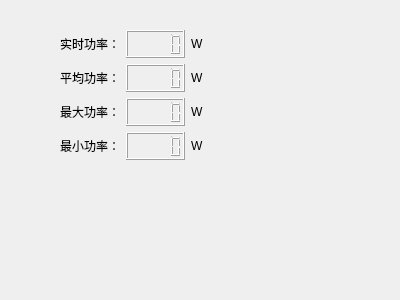
<?xml version="1.0" encoding="UTF-8"?>
<ui version="4.0">
 <class>Form</class>
 <widget class="QWidget" name="Form">
  <property name="geometry">
   <rect>
    <x>0</x>
    <y>0</y>
    <width>400</width>
    <height>300</height>
   </rect>
  </property>
  <property name="windowTitle">
   <string>Form</string>
  </property>
  <widget class="QWidget" name="widget" native="true">
   <property name="geometry">
    <rect>
     <x>60</x>
     <y>30</y>
     <width>151</width>
     <height>131</height>
    </rect>
   </property>
   <widget class="QWidget" name="widget" native="true">
    <property name="geometry">
     <rect>
      <x>0</x>
      <y>0</y>
      <width>144</width>
      <height>130</height>
     </rect>
    </property>
    <layout class="QGridLayout" name="gridLayout">
     <item row="0" column="2">
      <widget class="QLabel" name="label_7">
       <property name="text">
        <string>W</string>
       </property>
      </widget>
     </item>
     <item row="0" column="1">
      <widget class="QLCDNumber" name="lcdNumber"/>
     </item>
     <item row="1" column="1">
      <widget class="QLCDNumber" name="lcdNumber_2"/>
     </item>
     <item row="1" column="0">
      <widget class="QLabel" name="label_2">
       <property name="text">
        <string>平均功率：</string>
       </property>
      </widget>
     </item>
     <item row="2" column="0">
      <widget class="QLabel" name="label_3">
       <property name="text">
        <string>最大功率：</string>
       </property>
      </widget>
     </item>
     <item row="1" column="2">
      <widget class="QLabel" name="label_5">
       <property name="text">
        <string>W</string>
       </property>
      </widget>
     </item>
     <item row="2" column="1">
      <widget class="QLCDNumber" name="lcdNumber_3"/>
     </item>
     <item row="2" column="2">
      <widget class="QLabel" name="label_6">
       <property name="text">
        <string>W</string>
       </property>
      </widget>
     </item>
     <item row="3" column="1">
      <widget class="QLCDNumber" name="lcdNumber_4"/>
     </item>
     <item row="3" column="2">
      <widget class="QLabel" name="label_8">
       <property name="text">
        <string>W</string>
       </property>
      </widget>
     </item>
     <item row="3" column="0">
      <widget class="QLabel" name="label_4">
       <property name="text">
        <string>最小功率：</string>
       </property>
      </widget>
     </item>
     <item row="0" column="0">
      <widget class="QLabel" name="label">
       <property name="text">
        <string>实时功率：</string>
       </property>
      </widget>
     </item>
    </layout>
   </widget>
  </widget>
 </widget>
 <resources/>
 <connections/>
</ui>
